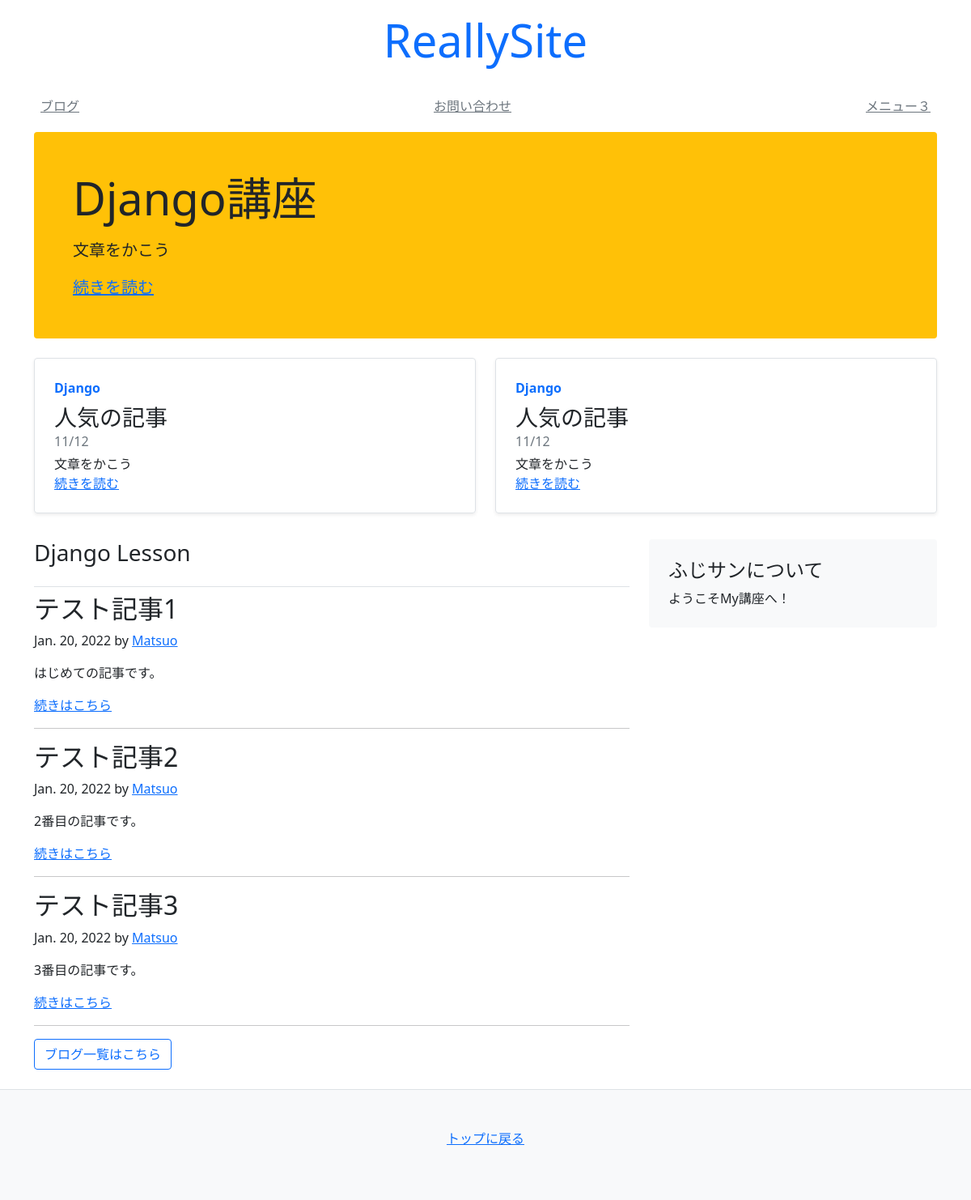
The page / on the database its author committed.
### blog/models.py (models this page shows)
class Article(models.Model):
    title = models.CharField(default='', max_length=30)
    text = models.TextField(default='')
    author = models.CharField(default='', max_length=30)
    created_at = models.DateField(auto_now_add=True)
    updated_at = models.DateField(auto_now=True)

### mysite/views.py (the view)
# urls.py: path('', views.index),
def index(request):
    objs = Article.objects.all()[:3]  # 全ての記事を取得
    context = {
        'title': 'Really Site',
        'articles': objs,
    }
    return render(request, 'mysite/index.html', context)

### templates/mysite/index.html (shortened to what this page needs)
<!DOCTYPE html>
<html lang="en">
<head>
</head>
<body>
{% extends 'mysite/base.html' %}
{% block content %}
<div class="container">
    <div class="p-4 p-md-5 mb-4 rounded bg-warning">
        <div class="col-md-6 px-0">
            <h1 class="display-4 font-italic">Django講座</h1>
            <p class="lead my-3">文章をかこう</p>
            <p class="lead mb-0">
                <a href="#" class="font-weight-bold">続きを読む</a>
            </p>
        </div>
    </div>
    <div class="row mb-2">
        <div class="col-md-6">
            <div class="row g-0 border rounded overflow-hidden flex-md-row
            mb-4 shadow-sm h-md-250 position-relative">
                <div class="col p-4 d-flex flex-column position-static">
                    <strong class="d-inline-block mb-2 text-primary">Django</strong>
                    <h3 class="mb-0">人気の記事</h3>
                    <div class="mb-1 text-muted">11/12</div>
                    <p class="card-text mb-auto">文章をかこう</p>
                    <a href="#" class="stretched-link">続きを読む</a>
                </div>
            </div>
        </div>
        <div class="col-md-6">
            <div class="row g-0 border rounded overflow-hidden flex-md-row
            mb-4 shadow-sm h-md-250 position-relative">
                <div class="col p-4 d-flex flex-column position-static">
                    <strong class="d-inline-block mb-2 text-primary">Django</strong>
                    <h3 class="mb-0">人気の記事</h3>
                    <div class="mb-1 text-muted">11/12</div>
                    <p class="card-text mb-auto">文章をかこう</p>
                    <a href="#" class="stretched-link">続きを読む</a>
                </div>
            </div>
        </div>
    </div>
</div>
<main class="container">
    <div class="row">
        <div class="col-md-8">
            <h3 class="pb-4 font-italic border-bottom">
                Django Lesson
            </h3>
            {% for obj in articles %}
            <div class="blog-post">
                <h2 class="blog-post-title">{{ obj.title }}</h2>
                <p class="blog-post-meta">{{ obj.created_at }} by
                    <a href="#">{{ obj.author }}</a>
                <p> {{ obj.text }}</p>
                <a href="/blog/{{ obj.id }}" class="">続きはこちら</a>
            </div>
            <hr>
            {% endfor %}
            <nav class="blog-pagination">
                <a class="btn btn-outline-primary" href="/blog/">ブログ一覧はこちら</a>
            </nav>
        </div>
        {% include 'mysite/snippets/sidebar.html' %}
    </div>
</main>
{% endblock %}

### rows shown on the page
Article: title "テスト記事1", created_at "Jan. 20, 2022", author "Matsuo", text "はじめての記事です。"
Article: title "テスト記事2", created_at "Jan. 20, 2022", author "Matsuo", text "2番目の記事です。"
Article: title "テスト記事3", created_at "Jan. 20, 2022", author "Matsuo", text "3番目の記事です。"
